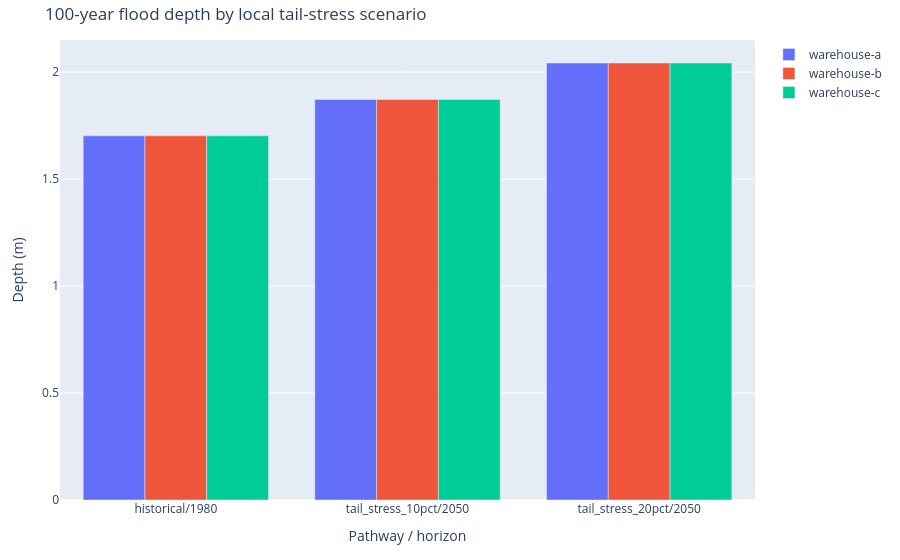

The notebook cell this image was saved under:
### Markdown cell above
## 4. Visualize

### Code cell
design_col = return_period_value_columns([100])[0]
evaluated = evaluated.assign(
    scenario_label=evaluated["pathway"] + "/" + evaluated["horizon"].astype(str)
)

fig = go.Figure()
for asset_id, frame in evaluated.groupby("asset_id"):
    frame = frame.sort_values(["horizon", "pathway"])
    fig.add_trace(
        go.Bar(
            name=asset_id,
            x=frame["scenario_label"],
            y=frame[design_col],
        )
    )
fig.update_layout(
    barmode="group",
    title="100-year flood depth by local tail-stress scenario",
    xaxis_title="Pathway / horizon",
    yaxis_title="Depth (m)",
    margin=dict(l=60, r=40, t=40, b=60),
)
fig.show()

### Figure 1 — Plotly figure (JSON) as saved in the notebook; plotly's stock layout.template omitted (floating-point values rounded to 4 significant figures)
{"data": [{"name": "warehouse-a", "type": "bar", "x": ["historical/1980", "tail_stress_10pct/2050", "tail_stress_20pct/2050"], "y": [1.702, 1.872, 2.042]}, {"name": "warehouse-b", "type": "bar", "x": ["historical/1980", "tail_stress_10pct/2050", "tail_stress_20pct/2050"], "y": [1.702, 1.872, 2.042]}, {"name": "warehouse-c", "type": "bar", "x": ["historical/1980", "tail_stress_10pct/2050", "tail_stress_20pct/2050"], "y": [1.702, 1.872, 2.042]}], "layout": {"barmode": "group", "margin": {"b": 60, "l": 60, "r": 40, "t": 40}, "title": {"text": "100-year flood depth by local tail-stress scenario"}, "xaxis": {"title": {"text": "Pathway / horizon"}}, "yaxis": {"title": {"text": "Depth (m)"}}}}
